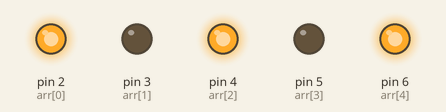
Simulated run of this sketch. Board: Arduino Uno, built with avr-gcc and run on an emulated ATmega328P. Shown: output pins drawn as LEDs (lit = HIGH).

Above: at 0.2 s.
At 1.7 s:
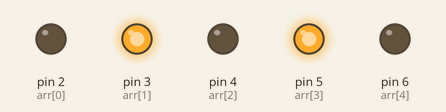
Timing chart, 0 to 3.0 s (numbered marks = the images above):
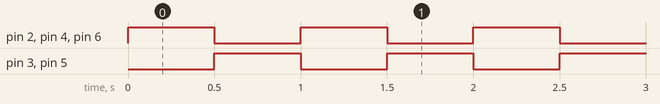

Measured:
- by itself, pin 2 (arr[0]), pin 3 (arr[1]), pin 4 (arr[2]), pin 5 (arr[3]), pin 6 (arr[4]): alternates HIGH for 0.50 s and LOW for 0.50 s

The sketch:

2c_odd_even_.ino
```cpp
void setup(){
  pinMode(2,OUTPUT);
  pinMode(3,OUTPUT);
  pinMode(4,OUTPUT);
  pinMode(5,OUTPUT);
  pinMode(6,OUTPUT);

}
void loop(){
//  digitalWrite(2,HIGH);
//  delay(500);
//  digitalWrite(2,LOW);
//  delay(500);
//
//   digitalWrite(3,HIGH);
//  delay(500);
//  digitalWrite(3,LOW);
//  delay(500);
//
//   digitalWrite(4,HIGH);
//  delay(500);
//  digitalWrite(4,LOW);
//  delay(500);
//
//   digitalWrite(5,HIGH);
//  delay(500);
//  digitalWrite(5,LOW);
//  delay(500);
//
//   digitalWrite(6,HIGH);
//  delay(500);
//  digitalWrite(6,LOW);
//  delay(500);
int arr[6]={2,3,4,5,6};
for(int i=0;i<5;i++){
  if(i%2==0){
  digitalWrite(arr[i],HIGH);
  }
  else{
  digitalWrite(arr[i],LOW);
  }

}
delay(500);
for(int i=0;i<5;i++){
  if(i%2!=0)
  {
  digitalWrite(arr[i],HIGH);
  }
  else{
  digitalWrite(arr[i],LOW);
  }

}
 delay(500);
//for(int i=3;i>0;i--){
//  if(i%2==0){
//  digitalWrite(arr[i],HIGH);
//  delay(500);
//  digitalWrite(arr[i],LOW);
//  delay(500);
//}
//}
}
```
